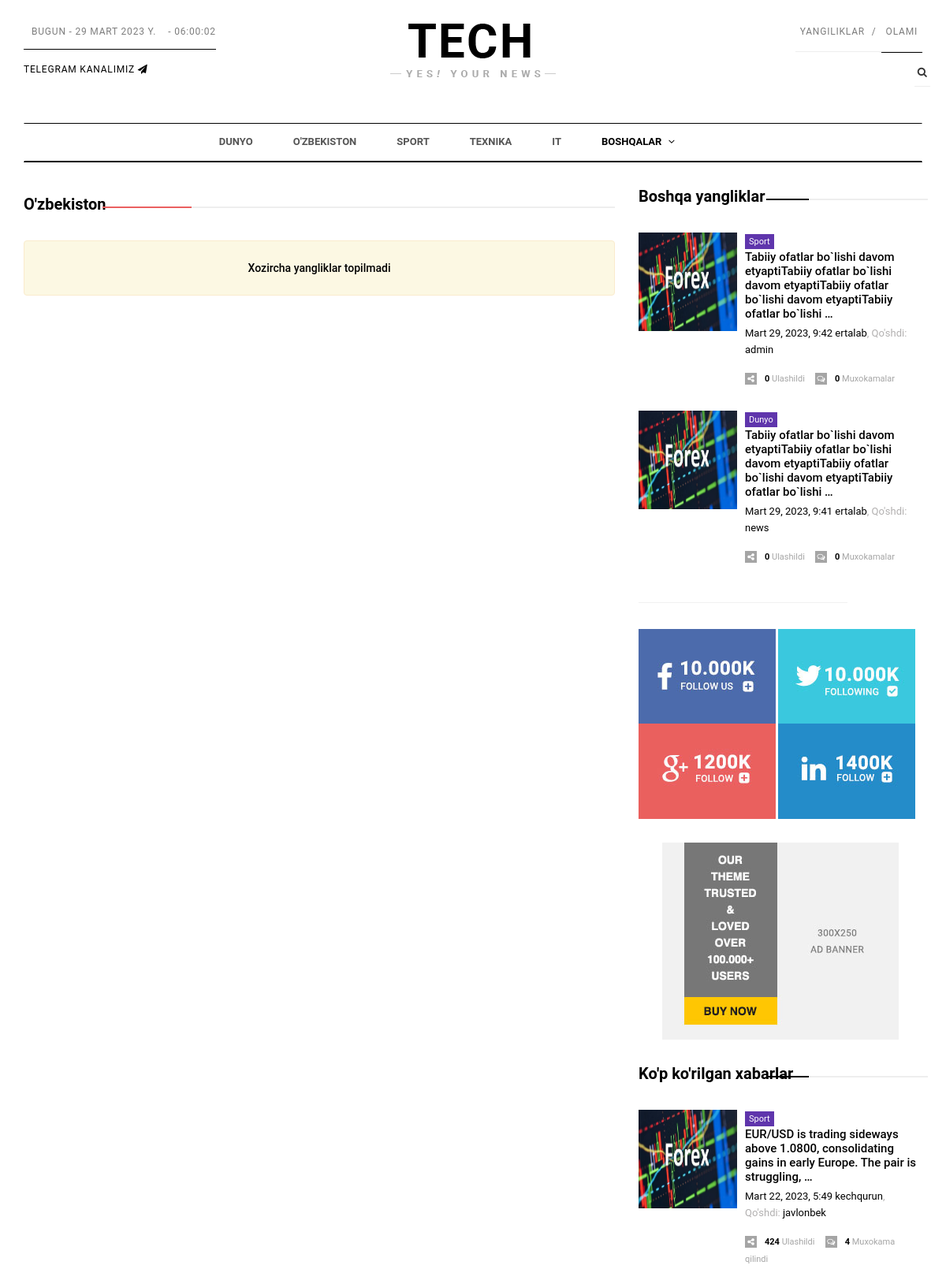
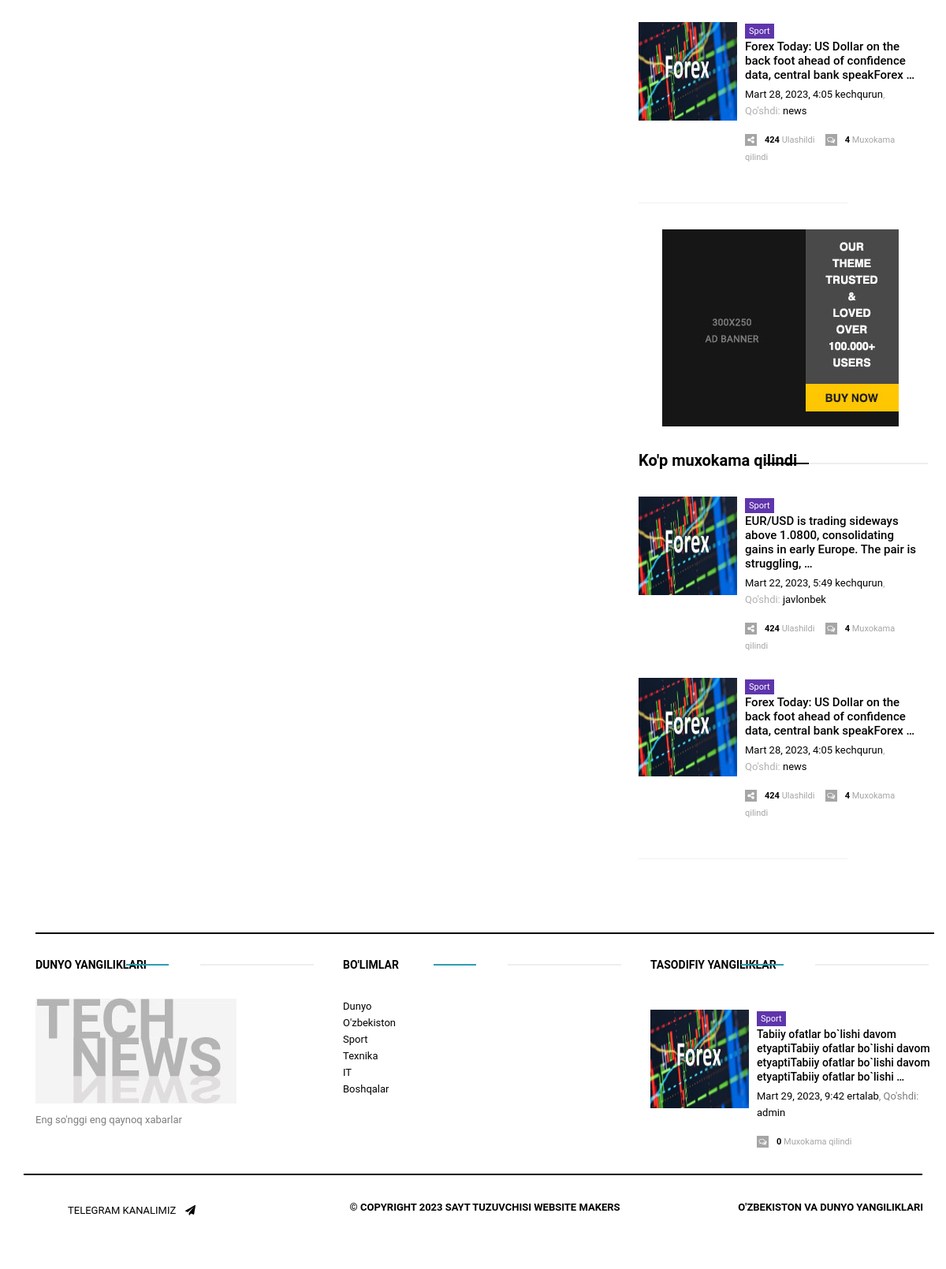
The app's page /category/ozbekiston with its own data (2 pictures, top to bottom).
### mynews/models.py (models this page shows, shortened)
class Category(models.Model):
	title = models.CharField('Kategoriya nomi *',max_length=50)
	slug = models.SlugField('Kalit so`z *',max_length=25, blank=True)
	class Meta:
		verbose_name = 'Kategoriya'
		verbose_name_plural = 'Kategoriyalar'
	def __str__(self):
		return "{}".format(self.title)
	def get_absolute_url(self):
		return reverse ('mynews:category_view', kwargs={'category_slug':self.slug})

class News(models.Model):
	category = models.ForeignKey(Category, on_delete = models.CASCADE, verbose_name="Kategoriya *")
	subcategory = models.ForeignKey(SubCategory, on_delete = models.PROTECT, verbose_name="SubKategoriya ",blank=True, null=True)
	title = models.CharField('Yanglik nomi *',max_length=90)
	slug = models.SlugField('Kalit so`z *',max_length=25)
	description = models.TextField('Yanglik matni *',max_length=1550)
	views = models.PositiveIntegerField("Ko'rildi",default=0, blank=True)
	home = models.BooleanField("Bosh saxifaga",default=False)
	popular = models.BooleanField("Populyar",default=False)
	slider = models.BooleanField("Sliderga",default=False)
	shared = models.PositiveIntegerField("Ulashishlar soni",default=0, blank=True)
	comment = models.PositiveIntegerField("Muxokamalar soni",default=0, blank=True)
	info = models.CharField('Qisqa ma`lumot masalan yangi,new,ko`p ko`rildi kabi',max_length=5, blank=True)
	image_one = models.ImageField("Foto bosh saxifaga N:1 850x630px",upload_to=image_folder, blank=True)
	image_two = models.ImageField("Foto bosh saxifaga N:2 670x390", upload_to=image_folder,blank=True)
	image_there = models.ImageField("Foto boshqalar N:3 700x600*", upload_to=image_folder,blank=True)
	added = models.ForeignKey(settings.AUTH_USER_MODEL, on_delete=models.CASCADE,null=True , verbose_name="Qo'shdi")
	avialable = models.BooleanField("Status",default=True)
	reg_data = models.DateTimeField("Qo'shilgan sana",auto_now_add=True)
	updated = models.DateField("Yangilandi",auto_now=True)
	class Meta:
		verbose_name = 'Yangilik'
		verbose_name_plural = 'Yangiliklar'
	def __str__(self):
		return "{}".format(self.title)
	def get_absolute_url(self):
		return reverse ('mynews:news_view', kwargs={'news_slug':self.slug})

### mynews/views.py (the view)
# urls.py: path('category/<str:category_slug>',views.CategoryView.as_view(), name="category_view" ),
class CategoryView(View):
	def get(self, request, category_slug):
		print(request)
		try:
			category = get_object_or_404(Category, slug__iexact=category_slug)
		except:
			c = get_object_or_404(SubCategory, slug__iexact=category_slug)
			category = c.category
			print('C cat {}'.format(c))
			print('Category {}'.format(category))
		news = News.objects.filter(category=category)
		context = {'news':news,'category':category}
		return render(request, 'category.html', context)

### templates/category.html (shortened to what this page needs)
{% extends 'wrapper.html'%}
{% load static %}
{% block content %}
<section id="category_section" class="category_section">
<div class="container">
<div class="row">
<div class="col-md-8">
<div class="category_section tablet">
    <div class="article_title header_pink">
        <h2><a href="{{ category.get_absolute_url}}" target="_self">{{ category }}</a></h2>
    </div>
    <div class="category_article_wrapper">
        <div class="row">
            {% if news %}
            {% for n in  news %}
            <div class="col-md-6">
                <div class="category_article_body">
                    <div class="top_article_img">
                        <a href="{{ n.get_absolute_url}}" target="_self"><img class="img-responsive" src="{{ n.image_one.url }}"
                                                                   alt="feature-top">
                        </a>
                    </div>
                    <span class="tag pink"><a href="{{ n.category.get_absolute_url }}" target="_self">{{ n.category }}</a></span>
                    <div class="category_article_title">
                        <h2><a href="{{ n.get_absolute_url }}" target="_self">{{ n }} </a></h2>
                    </div>
                    <div class="article_date"><a href="{{ n.get_absolute_url}}">{{ n.reg_data}}</a>, Qo'shdi: <a href="#">{{ n.added }}</a></div>
                    <div class="category_article_content">
                       {{ n.description|truncatewords:15}}
                    </div>
                    <div class="media_social">
                        <span><a href="#"><i class="fa fa-share-alt"></i>{{ n.shared}} </a> Ulashildi</span>
                        <span><i class="fa fa-comments-o"></i><a href="#">{{ n.comment }}</a> Muxokamalar</span>
                    </div>
                </div>
            </div>
            {% endfor %}
            {% else %}
            <div class="col-md-12">
                <div class="text-center">
                    <div class="alert alert-warning">
                        <h3>Xozircha yangliklar topilmadi</h3>
                    </div>
                </div>
            </div>
            {% endif %}
        </div>
        <br>
</div>
</div>
</div>
<div class="col-md-4">
<div class="widget">
    <div class="widget_title widget_black">
        <h2><a href="#">Boshqa yangliklar</a></h2>
    </div>
    {% if popular %}
    {% for n in popular %}
   <div class="media">
                    <div class="media-left">
            <a href="{{ n.get_absolute_url}}"><img class="media-object" src="{{ n.image_one.url}}"
                                       width="125" height="125" alt="Generic placeholder image"></a>
                    </div>
                    <div class="media-body">
                        <a href="{{ n.category.get_absolute_url}}"><span class="tag purple">{{ n.category }}</span></a>
                        <h3 class="media-heading"><a href="{{ n.get_absolute_url}}" target="_self">{{ n.description|truncatewords:15}}</a></h3>
                        <span class="media-date"><a href="{{ n.get_absolute_url}}">{{ n.reg_data}}</a>, Qo'shdi: <a href="#">{{ n.added }}</a></span>
                        <div class="media_social">
                            <span><a href="#"><i class="fa fa-share-alt"></i>{{ n.shared }}</a> Ulashildi</span>
                            <span><a href="#"><i class="fa fa-comments-o"></i>{{ n.comment}}</a> Muxokamalar</span>
                        </div>
                    </div>
                </div>
                {% endfor %}
            {% endif %}
</div>
<div class="widget hidden-xs m30">
    <img class="img-responsive adv_img" src="assets/img/right_add1.jpg" alt="add_one">
    <img class="img-responsive adv_img" src="assets/img/right_add2.jpg" alt="add_one">
    <img class="img-responsive adv_img" src="assets/img/right_add3.jpg" alt="add_one">
    <img class="img-responsive adv_img" src="assets/img/right_add4.jpg" alt="add_one">
</div>
<div class="widget hidden-xs m30">
    <img class="img-responsive widget_img" src="assets/img/right_add5.jpg" alt="add_one">
</div>
<div class="widget reviews m30">
    <div class="widget_title widget_black">
        <h2><a href="#">Ko'p ko'rilgan xabarlar</a></h2>
    </div>
    {% if reviews %}
    {% for n in reviews %}
   <div class="media">
                    <div class="media-left">
            <a href="{{ n.get_absolute_url }}"><img class="media-object" src="{{ n.image_one.url}}"
                                       width="125" height="125" alt="Generic placeholder image"></a>
                    </div>
                    <div class="media-body">
                        <span class="tag purple">{{ n.category }}</span>
                        <h3 class="media-heading"><a href="{{ n.get_absolute_url }}" target="_self">{{ n.description|truncatewords:15}}</a></h3>
                        <span class="media-date"><a href="{{ n.get_absolute_url }}">{{ n.reg_data}}</a>, Qo'shdi: <a href="#">{{ n.added }}</a></span>
                        <div class="media_social">
                            <span><a href="#"><i class="fa fa-share-alt"></i>424</a> Ulashildi</span>
                            <span><a href="#"><i class="fa fa-comments-o"></i>4</a> Muxokama qilindi</span>
                        </div>
                    </div>
                </div>
                {% endfor %}
            {% endif %}
</div>
<div class="widget hidden-xs m30">
    <img class="img-responsive widget_img" src="assets/img/right_add6.jpg" alt="add_one">
</div>
<div class="widget m30">
    <div class="widget_title widget_black">
        <h2><a href="#">Ko'p muxokama qilindi</a></h2>
    </div>
    {% if reviews %}
    {% for n in reviews %}
   <div class="media">
        <div class="media-left">
            <a href="{{ n.get_absolute_url }}">
            <img class="media-object" src="{{ n.image_one.url}}"
                                       width="125" height="125" alt="Generic placeholder image">
                                   </a>
                    </div>
                    <div class="media-body">
                        <span class="tag purple">{{ n.category }}</span>
                        <h3 class="media-heading"><a href="{{ n.get_absolute_url }}" target="_self">{{ n.description|truncatewords:15}}</a></h3>
                        <span class="media-date"><a href="{{ n.get_absolute_url }}">{{ n.reg_data}}</a>, Qo'shdi: <a href="#">{{ n.added }}</a></span>
                        <div class="media_social">
                            <span><a href="#"><i class="fa fa-share-alt"></i>424</a> Ulashildi</span>
                            <span><a href="#"><i class="fa fa-comments-o"></i>4</a> Muxokama qilindi</span>
                        </div>
                    </div>
                </div>
                {% endfor %}
            {% endif %}
</div>
</div>
</div>
</div>
</section>
{% endblock %}

### templates/wrapper.html (shortened to what this page needs)
<!DOCTYPE html>
{% load static %}
<html>
<head>
<link href="{% static 'assets/css/bootstrap.min.css' %}" rel="stylesheet">
<link href="{% static 'assets/fonts/font-awesome/font-awesome.min.css' %}" rel="stylesheet">
<link href="{% static 'assets/css/mobile-menu.css' %}" rel="stylesheet">
<link href="{% static 'assets/css/owl.carousel.css' %}" rel="stylesheet">
<link href="{% static 'assets/css/glip.css' %}" rel="stylesheet">
<link href="{% static 'assets/css/owl.theme.default.min.css' %}" rel="stylesheet">
<link href="{% static 'assets/css/style.css' %}" rel="stylesheet">
</head>
<body id="page-top" data-spy="scroll" data-target=".navbar">
<div id="main-wrapper">
<div class="uc-mobile-menu-pusher">
<div class="content-wrapper">
<section id="header_section_wrapper" class="header_section_wrapper">
<div class="container">
<div class="header-section">
<div class="row">
<div class="col-md-4">
<div class="left_section">
       <span class="date">
  <span class="breadcrumb-item "style="padding-left: 10px;"><span id="doc_time">
</span>
</span>
<div class="social">
 <a href="http://t.me/bestinvest_uz" class="icons-sm fb-ic" href="#">Telegram kanalimiz <i class="fa fa-send"></i></a>
</div>
</div>
</div>
<div class="col-md-4">
<div class="logo">
<a href="{% url 'mynews:index' %}"><img src="{% static 'assets/img/logo.png' %}" alt="Tech NewsLogo"></a>
</div>
</div>
<div class="col-md-4">
<div class="right_section">
<ul class="nav navbar-nav">
<li><a href="#">Yangiliklar</a></li>
<li><a href="#">Olami</a></li>
</ul>
<ul class="nav-cta hidden-xs">
<li class="dropdown"><a href="#" data-toggle="dropdown" class="dropdown-toggle"><i
class="fa fa-search"></i></a>
</li>
</ul>
</div>
</div>
</div>
</div>
<div class="navigation-section">
<nav class="navbar m-menu navbar-default">
<div class="container">
<div class="collapse navbar-collapse" id="#navbar-collapse-1">
<ul class="nav navbar-nav main-nav">
    {% for c in categories %}
{% if c.subcategory_set.all %}
<li class="dropdown m-menu-fw"><a href="{{ c.get_absolute_url }}" data-toggle="dropdown" class="dropdown-toggle">{{ c }}
<span><i class="fa fa-angle-down"></i></span></a>
</li>
{% else %}
<li class="active"><a href="{{ c.get_absolute_url }}">{{ c }}</a></li>
{% endif %}
{% endfor %}
</ul>
</div>
</div>
</nav>
</div>
</div>
</section>
{% block content %}
{% endblock %}
<section id="footer_section" class="footer_section">
    <div class="container">
        <hr class="footer-top">
        <div class="row">
            <div class="col-md-4">
                <div class="footer_widget_title"><h3><a href="{% url 'mynews:index' %}" target="_self">DUNYO YANGILIKLARI</a></h3></div>
                <div class="logo footer-logo">
                    <a title="fontanero" href="{% url 'mynews:index' %}">
                        <img src="{% static 'assets/img/tech_about.jpg' %}" alt="technews">
                    </a>
                    <p>Eng so'nggi eng qaynoq xabarlar</p>
                </div>
            </div>
            <div class="col-md-4">
                <div class="footer_widget_title">
                    <h3><a href="{% url 'mynews:index' %}" target="_self">Bo'limlar</a></h3>
                </div>
                <div class="row">
                    <div class="col-xs-12">
                        <ul class="list-unstyled left">
                            {% for c in categories %}
                            <li><a href="{{ c.get_absolute_url}}">{{ c }}</a></li>
                            {% endfor %}
                        </ul>
                    </div>
                </div>
            </div>
            <div class="col-md-4">
                <div class="footer_widget_title">
                    <h3><a href="#" target="_self">Tasodifiy yangiliklar</a></h3>
                </div>
               {% if footer %}
    {% for n in footer %}
   <div class="media">
                    <div class="media-left">
            <a href="{{ n.get_absolute_url}}"><img class="media-object" src="{{ n.image_one.url}}"
                                       width="125" height="125" alt="Generic placeholder image"></a>
                    </div>
                    <div class="media-body">
                        <span class="tag purple">{{ n.category }}</span>
                        <h3 class="media-heading"><a href="{{ n.get_absolute_url}}" target="_self">{{ n.description|truncatewords:15}}</a></h3>
                        <span class="media-date"><a href="{{ n.get_absolute_url}}">{{ n.reg_data}}</a>, Qo'shdi: <a href="#">{{ n.added }}</a></span>
                        <div class="media_social">
                             <span><i class="fa fa-comments-o"></i><a href="#">{{ n.comment }}</a> Muxokama qilindi</span>
                        </div>
                    </div>
                </div>
                {% endfor %}
            {% endif %}
            </div>
        </div>
    </div>
    <div class="footer_bottom_Section">
        <div class="container">
            <div class="row">
                <div class="footer">
                    <div class="col-sm-3">
                        <div class="social">
                            <a href="http://t.me/bestinvest_uz" class="icons-sm fb-ic">Telegram kanalimiz <i class="fa fa-send"></i></a>
                        </div>
                    </div>
                    <div class="col-sm-6">
                        <p>&copy; Copyright 2023 Sayt  Tuzuvchisi   <a href="http://instagram.com/j.torajonov">Website makers</a> </p>
                    </div>
                    <div class="col-sm-3">
                        <p>O'zbekiston va Dunyo yangiliklari</p>
                    </div>
                </div>
            </div>
        </div>
    </div>
</section>
</div>
</div>
<div class="uc-mobile-menu uc-mobile-menu-effect">
    <div>
        <div>
<div class="head-search">
    <form role="form">
        <div class="input-group" style="padding-top:10px; width:92%; margin:0px auto;">
                   placeholder="Kalit so'zni kiriting"> <span class="input-group-btn">
        <button type="submit" style="height:35px;" class="btn btn-primary">Qidiruv</button></span>
    </div>
    </form>
</div>
            <ul id="menu">
                {% for c in categories %}
                {% if c.subcategory_set.all %}
                           <li class="dropdown m-menu-fw"><a href="#" data-toggle="dropdown" class="dropdown-toggle">{{ c }}
                    <span></span></a>
                </li>
                {% else %}
                <li class="active"><a href="{{ c.get_absolute_url }}">{{ c }}</a></li>
              {% endif %}
              {% endfor %}
            </ul>
        </div>
    </div>
</div>
</div>
</body>
</html>

### records on screen
Category: title "DUNYO", title "Dunyo"
Category: title "O'ZBEKISTON", title "O'zbekiston"
Category: title "SPORT", title "Sport"
Category: title "TEXNIKA", title "Texnika"
Category: title "IT"
Category: title "BOSHQALAR", title "Boshqalar"
News: image_one (picture), category "Sport", description "Tabiiy ofatlar bo`lishi davom etyaptiTabiiy ofatlar bo`lishi davom etyaptiTabiiy ofatlar bo`lishi davom etyaptiTabiiy ofatlar bo`lishi …", reg_data "Mart 29, 2023, 9:42 ertalab", added "admin", shared "0", comment "0"
News: image_one (picture), category "Dunyo", description "Tabiiy ofatlar bo`lishi davom etyaptiTabiiy ofatlar bo`lishi davom etyaptiTabiiy ofatlar bo`lishi davom etyaptiTabiiy ofatlar bo`lishi …", reg_data "Mart 29, 2023, 9:41 ertalab", added "news", shared "0", comment "0"
News: image_one (picture), category "Sport", description "EUR/USD is trading sideways above 1.0800, consolidating gains in early Europe. The pair is struggling, …", reg_data "Mart 22, 2023, 5:49 kechqurun", added "javlonbek"
News: image_one (picture), category "Sport", description "Forex Today: US Dollar on the back foot ahead of confidence data, central bank speakForex …", reg_data "Mart 28, 2023, 4:05 kechqurun", added "news"
